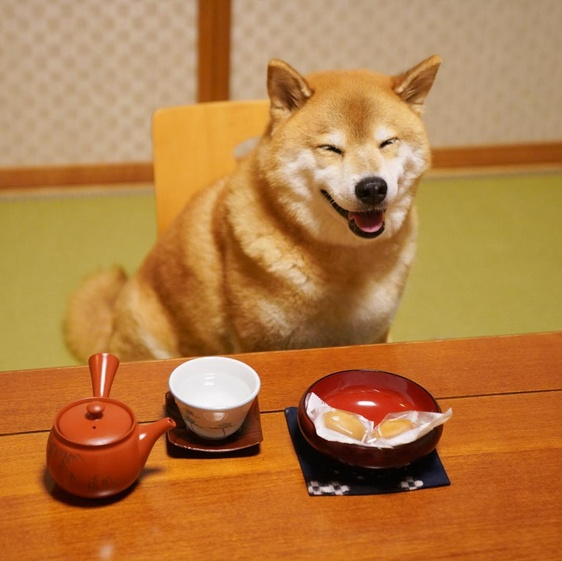
#> input picture exercise/week6/MaruTaro.jpg, 562 x 561 px, shrunk from 1080 x 1078 before the run
$ jupyter execute ex06_1.ipynb
#> lines starting #> are read from the running program, lines starting #| are printed output that depends on the picture
[cell 1]
import numpy as np
import matplotlib.pyplot as plt
import imageio
from scipy.signal import convolve2d, correlate2d
from skimage.color import rgb2gray
from skimage.feature import match_template

[cell 2]
im = imageio.imread("MaruTaro.jpg")
#> im is the input picture: shape (561, 562, 3); mean R, G, B 179.6, 124.4, 68
im_gray = rgb2gray(im)
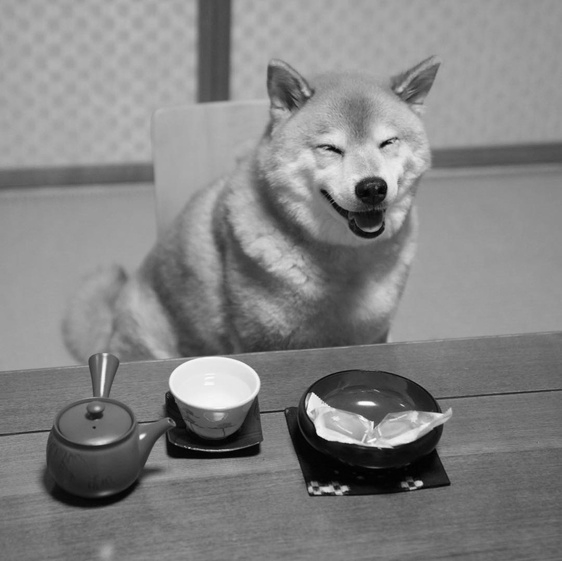
#> im_gray: shape (561, 562) float64; min 0.00333, max 0.996, mean 0.518

[cell 3]
plt.imshow(im_gray, cmap="gray")

[cell 4]
f = [1,0,1,0]
F = np.fft.fft(f)

[cell 5]
plt.bar(np.arange(4), F.real)
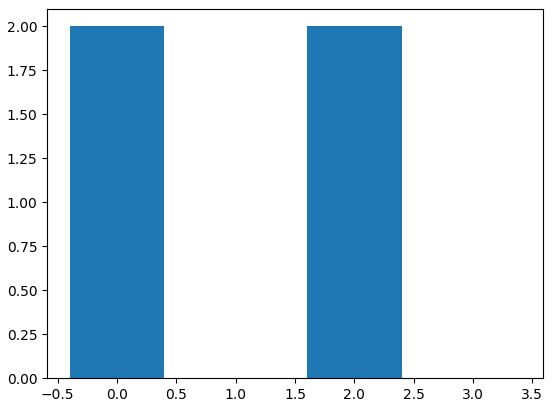
#> figure drawn by matplotlib, 1 panel

[cell 6]
dft_im_gray = np.fft.fft2(im_gray)

[cell 7]
dft_im_gray[0][0]

[cell 8]
np.sum(im_gray)
#> Out = 163241.8

[cell 9]
im_log = np.log(dft_im_gray)

[cell 10]
f = plt.figure(figsize=(10,8))
ax = f.add_subplot(121)
ax2 = f.add_subplot(122)

ax.imshow(np.log(np.abs(dft_im_gray)),cmap="gray")
ax2.imshow(np.angle(dft_im_gray),cmap="gray")

plt.show()
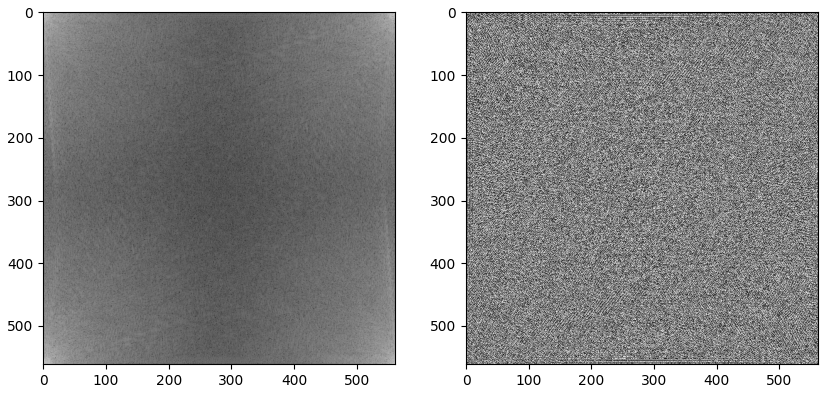
#> figure drawn by matplotlib, 2 panels

[cell 11]
dft_shift = np.fft.fftshift(dft_im_gray)

[cell 12]
f = plt.figure(figsize=(10,8))
ax = f.add_subplot(121)
ax2 = f.add_subplot(122)

ax.imshow(np.log(np.abs(dft_shift)),cmap="gray")
ax2.imshow(np.angle(dft_im_gray),cmap="gray")

plt.show()
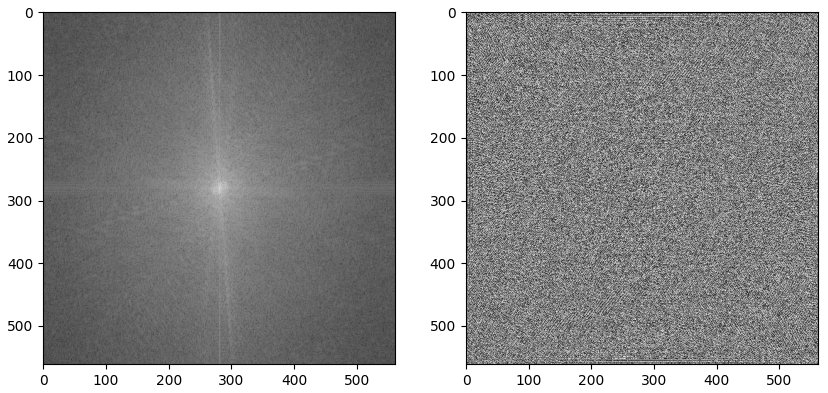
#> figure drawn by matplotlib, 2 panels

[cell 13]
halftone = imageio.imread("halftone2.jpg")
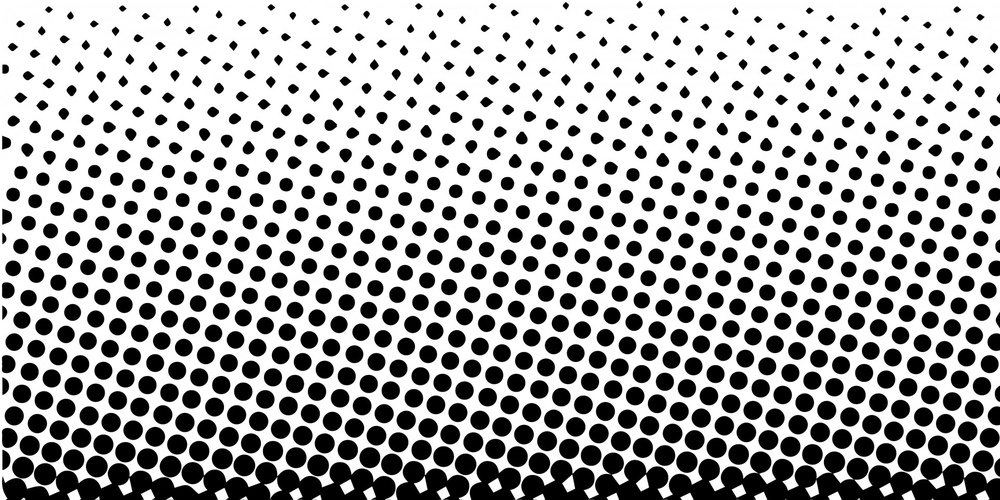
#> input picture exercise/week6/halftone2.jpg, 1000 x 500 px, shrunk from 1920 x 960 before the run
#> halftone is the input picture: shape (500, 1000, 3); min 0, max 255, mean 167.7
halftone = rgb2gray(halftone)
#> halftone: shape (500, 1000) float64

[cell 14]
plt.imshow(halftone, cmap='gray')

[cell 15]
halftone.shape
#> Out = (500, 1000)

[cell 16]
dft_halftone = np.fft.fft2(halftone)

[cell 17]
dft_shift_halftone = np.fft.fftshift(dft_halftone)

[cell 18]
f = plt.figure(figsize=(15,10))
ax = f.add_subplot(121)
ax2 = f.add_subplot(122)

ax.imshow(np.log(np.abs(dft_shift_halftone)),cmap="gray")
ax2.imshow(np.angle(dft_halftone),cmap="gray")

plt.show()
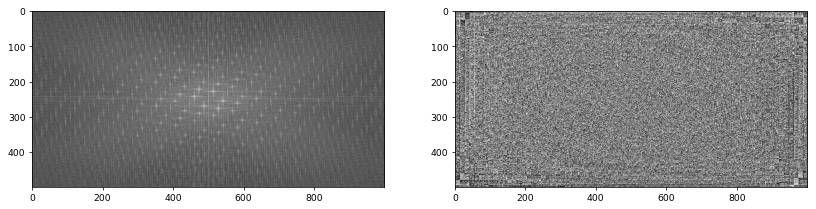
#> figure drawn by matplotlib, 2 panels

[cell 19]
dft_im_gray

[cell 20]
D0 = 60

[cell 21]
im_gray.dtype

[cell 22]
rows, cols = im_gray.shape
#> rows = 561; cols = 562
crow, ccol = rows//2, cols//2
#> crow = 280; ccol = 281
mask = np.zeros((rows,cols), np.float64)

[cell 23]
mask[crow-D0:crow+D0, ccol-D0:ccol+D0]=1

[cell 24]
fshift = dft_shift*mask

[cell 25]
f_ishift = np.fft.ifftshift(fshift)

[cell 26]
f = plt.figure(figsize=(15,10))
ax = f.add_subplot(121)
ax2 = f.add_subplot(122)

ax.imshow(np.log(np.abs(fshift)),cmap="gray")
ax2.imshow(np.angle(dft_halftone),cmap="gray")

plt.show()
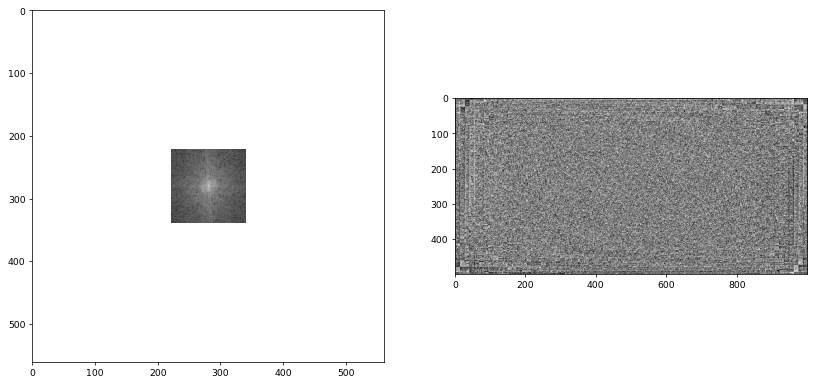
#> figure drawn by matplotlib, 2 panels
